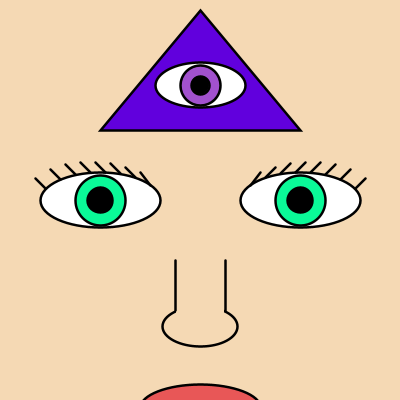
Frame 1 (no input)
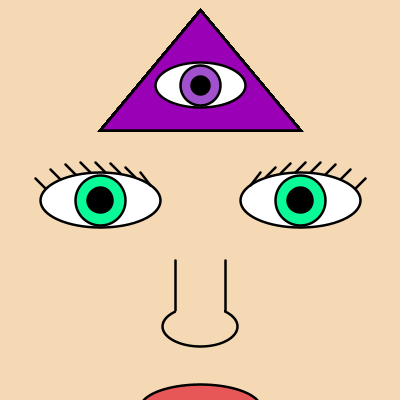
Frame 60 (the mouse pressed at the canvas centre just before this capture)
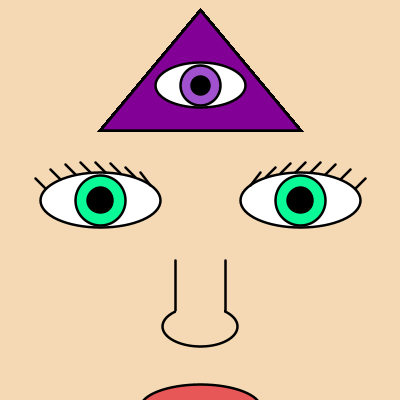
Frame 120 (the mouse held since frame 60 and released just before this capture)

The Processing sketch that drew these frames (run headless with seeded random() and noise(); from frame 60 on, the mouse is pressed at the canvas centre):

// Processing sketch: processing_161925
// ── processing_161925.pde

float r = int(random(0, 255));
float g = int(random(0, 255));
float b = int(random(0, 255));


void setup() {
  size(400, 400);
  background(245, 217, 180);
  strokeWeight(2.5); 
  smooth();

  //left eye
  fill(255);
  ellipse(100, 200, 120, 55);
  //color
  fill(10, 250, 152);
  ellipse(100, 200, 50, 50);
  //pupil
  fill(0);
  ellipse(100, 200, 25, 25);
  //lashes
  line(45, 188, 35, 178);
  line(60, 179, 50, 169);
  line(75, 174, 65, 164); 
  line(90, 172, 80, 162);
  line(105, 172, 95, 162); 
  line(120, 173, 110, 163);
  line(135, 177, 125, 167); 
  line(150, 185, 140, 172);

  //right eye
  fill(255);
  ellipse(300, 200, 120, 55);
  //color
  fill(10, 250, 152);
  ellipse(300, 200, 50, 50);
  //pupil
  fill(0);
  ellipse(300, 200, 25, 25);
  //lashes
  line(250, 185, 260, 172);
  line(265, 177, 275, 167);
  line(280, 173, 290, 163);
  line(295, 172, 305, 162);
  line(310, 172, 320, 162);
  line(325, 174, 335, 164); 
  line(340, 179, 350, 169);
  line(355, 188, 365, 178);

  //nose round
  noFill();
  ellipse(200, 326, 75, 40);
  //dumb nose
  noStroke();
  fill(245, 217, 180);
  rectMode(CORNERS);
  rect(176, 260, 224, 325);
  //nose lines
  stroke(0);
  line(175, 260, 175, 310);
  line(225, 260, 225, 310);

  //mouth
  fill(232, 87, 87);
  ellipse(200, 407, 120, 45);
}


void draw() {
  //triangle color change
  r = int(random(50, 250));
  b = int(random(50, 250)); 
  
  frameRate(5);
  fill(r,0,b); 
  triangle(100, 130, 300, 130, 200, 10);

  //third eye
  fill(255);
  ellipse(200, 85, 90, 45);
  //color
  fill(162, 81, 206);
  ellipse(200, 85, 40, 40);
  //pupil
  fill(0);
  ellipse(200, 85, 18, 18);
}

void mousePressed() {
  fill(245, 217, 180);
  //left eye
  ellipse(100, 200, 120, 55);

  //right eye
  ellipse(300, 200, 120, 55); 
}

void mouseReleased(){
  //left eye
  fill(255);
  ellipse(100, 200, 120, 55);
  //color
  fill(10, 250, 152);
  ellipse(100, 200, 50, 50);
  //pupil
  fill(0);
  ellipse(100, 200, 25, 25);
  
   //right eye
  fill(255);
  ellipse(300, 200, 120, 55);
  //color
  fill(10, 250, 152);
  ellipse(300, 200, 50, 50);
  //pupil
  fill(0);
  ellipse(300, 200, 25, 25);
}
